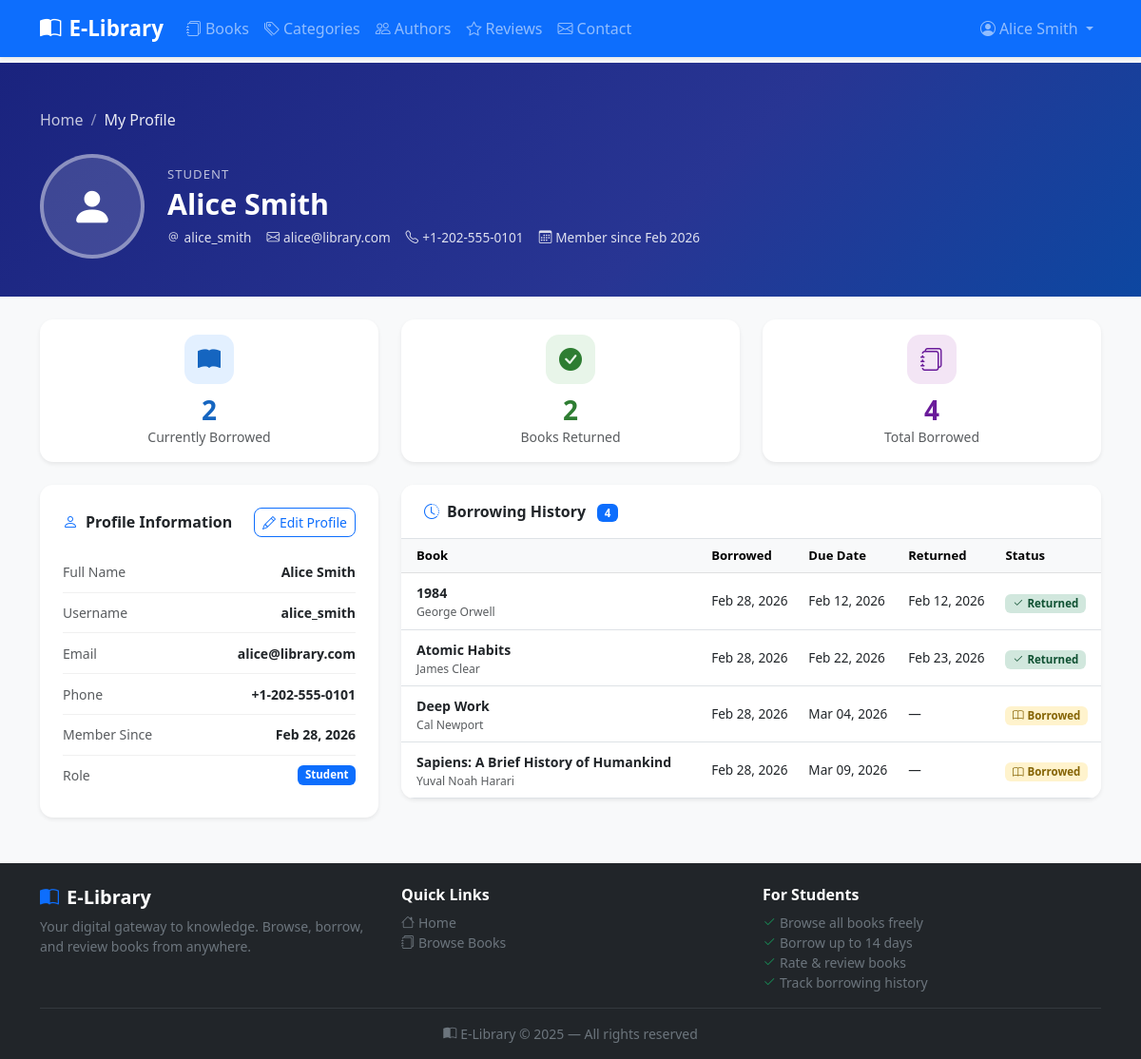
Page /accounts/profile/ (signed in) on the committed database.
### accounts/models.py (models this page shows, shortened)
class StudentProfile(models.Model):
    user = models.OneToOneField(User, on_delete=models.CASCADE, related_name='profile')
    phone = models.CharField(max_length=20, blank=True)
    photo = models.ImageField(upload_to='profile_photos/', blank=True, null=True)
    joined_date = models.DateField(auto_now_add=True)

### borrowing/models.py (models this page shows, shortened)
class BorrowRecord(models.Model):
    STATUS_CHOICES = [
        ('borrowed', 'Borrowed'),
        ('returned', 'Returned'),
    ]
    student = models.ForeignKey(User, on_delete=models.CASCADE, related_name='borrow_records')
    book = models.ForeignKey(Book, on_delete=models.CASCADE, related_name='borrow_records')
    borrow_date = models.DateField(auto_now_add=True)
    due_date = models.DateField()
    return_date = models.DateField(null=True, blank=True)
    status = models.CharField(max_length=10, choices=STATUS_CHOICES, default='borrowed')
    @property
    def is_overdue(self):
        return self.status == 'borrowed' and timezone.now().date() > self.due_date
    class Meta:
        ordering = ['-borrow_date']

### books/models.py (models this page shows, shortened)
class Book(models.Model):
    title = models.CharField(max_length=300)
    author = models.ForeignKey(Author, on_delete=models.SET_NULL, null=True, related_name='books')
    category = models.ForeignKey(Category, on_delete=models.SET_NULL, null=True, related_name='books')
    description = models.TextField(blank=True)
    cover_image = models.ImageField(upload_to='covers/', blank=True, null=True)
    isbn = models.CharField(max_length=20, blank=True, unique=True, null=True)
    pages = models.PositiveIntegerField(blank=True, null=True)
    language = models.CharField(max_length=50, blank=True, default='English')
    total_copies = models.PositiveIntegerField(default=1)
    available_copies = models.PositiveIntegerField(default=1)
    published_date = models.DateField(blank=True, null=True)
    created_at = models.DateTimeField(auto_now_add=True)
    class Meta:
        ordering = ['title']

class Author(models.Model):
    name = models.CharField(max_length=200)
    bio = models.TextField(blank=True)
    photo = models.ImageField(upload_to='authors/', blank=True, null=True)
    class Meta:
        ordering = ['name']

### accounts/views.py (the view)
# urls.py: path('profile/', views.profile, name='profile'),
@login_required
def profile(request):
    borrow_records = BorrowRecord.objects.filter(
        student=request.user
    ).select_related('book').order_by('-borrow_date')
    stats = {
        'currently_borrowed': borrow_records.filter(status='borrowed').count(),
        'total_borrowed': borrow_records.count(),
        'returned': borrow_records.filter(status='returned').count(),
    }
    if request.method == 'POST':
        form = ProfileForm(request.POST, request.FILES, instance=request.user.profile, user=request.user)
        if form.is_valid():
            profile_obj = form.save(commit=False)
            request.user.first_name = form.cleaned_data['first_name']
            request.user.last_name = form.cleaned_data['last_name']
            request.user.email = form.cleaned_data['email']
            request.user.save()
            profile_obj.save()
            messages.success(request, 'Profile updated successfully.')
            return redirect('profile')
    else:
        form = ProfileForm(instance=request.user.profile, user=request.user)
    return render(request, 'accounts/profile.html', {
        'form': form,
        'borrow_records': borrow_records,
        'stats': stats,
    })

### templates/accounts/profile.html (shortened to what this page needs)
{% extends 'base.html' %}
{% load book_extras %}
{% block pre_content %}
<div class="profile-hero">
  <div class="container">
    <nav aria-label="breadcrumb" class="mb-4">
      <ol class="breadcrumb mb-0" style="--bs-breadcrumb-divider-color:rgba(255,255,255,.5);">
        <li class="breadcrumb-item">
          <a href="{% url 'home' %}" style="color:rgba(255,255,255,.75);text-decoration:none;">Home</a>
        </li>
        <li class="breadcrumb-item active" style="color:rgba(255,255,255,.9);">My Profile</li>
      </ol>
    </nav>
    <div class="d-flex align-items-center gap-4 flex-wrap">
      {% if user.profile.photo %}
      <img src="{{ user.profile.photo.url }}" class="avatar-ring" alt="{{ user.get_full_name }}">
      {% else %}
      <div class="avatar-placeholder">
        <i class="bi bi-person-fill"></i>
      </div>
      {% endif %}
      <div>
        <p style="opacity:.7;font-size:.82rem;margin-bottom:.2rem;text-transform:uppercase;letter-spacing:1px;">
          {% if user.is_staff %}Administrator{% else %}Student{% endif %}
        </p>
        <h1 style="font-size:1.9rem;font-weight:800;margin-bottom:.4rem;">
          {{ user.get_full_name|default:user.username }}
        </h1>
        <div class="d-flex flex-wrap gap-3" style="font-size:.85rem;opacity:.85;">
          <span><i class="bi bi-at me-1"></i>{{ user.username }}</span>
          <span><i class="bi bi-envelope me-1"></i>{{ user.email }}</span>
          {% if user.profile.phone %}
          <span><i class="bi bi-telephone me-1"></i>{{ user.profile.phone }}</span>
          {% endif %}
          <span><i class="bi bi-calendar3 me-1"></i>Member since {{ user.profile.joined_date|date:"M Y" }}</span>
        </div>
      </div>
    </div>
  </div>
</div>
{% endblock %}
{% block content %}
<div class="row g-4 mb-4">
  <div class="col-sm-4">
    <div class="stat-card card shadow-sm text-center p-3">
      <div style="width:52px;height:52px;border-radius:14px;background:#e3f0ff;display:inline-flex;align-items:center;justify-content:center;font-size:1.5rem;margin:0 auto .7rem;">
        <i class="bi bi-book-fill" style="color:#1565c0;"></i>
      </div>
      <h3 class="fw-bold mb-0" style="color:#1565c0;">{{ stats.currently_borrowed }}</h3>
      <p class="text-muted small mb-0">Currently Borrowed</p>
    </div>
  </div>
  <div class="col-sm-4">
    <div class="stat-card card shadow-sm text-center p-3">
      <div style="width:52px;height:52px;border-radius:14px;background:#e8f5e9;display:inline-flex;align-items:center;justify-content:center;font-size:1.5rem;margin:0 auto .7rem;">
        <i class="bi bi-check-circle-fill" style="color:#2e7d32;"></i>
      </div>
      <h3 class="fw-bold mb-0" style="color:#2e7d32;">{{ stats.returned }}</h3>
      <p class="text-muted small mb-0">Books Returned</p>
    </div>
  </div>
  <div class="col-sm-4">
    <div class="stat-card card shadow-sm text-center p-3">
      <div style="width:52px;height:52px;border-radius:14px;background:#f3e5f5;display:inline-flex;align-items:center;justify-content:center;font-size:1.5rem;margin:0 auto .7rem;">
        <i class="bi bi-journals" style="color:#6a1b9a;"></i>
      </div>
      <h3 class="fw-bold mb-0" style="color:#6a1b9a;">{{ stats.total_borrowed }}</h3>
      <p class="text-muted small mb-0">Total Borrowed</p>
    </div>
  </div>
</div>
<div class="row g-4 align-items-start">
  <div class="col-lg-4">
    <div class="card border-0 shadow-sm" style="border-radius:14px;">
      <div class="card-body p-4">
        <div id="viewSection">
          <div class="d-flex justify-content-between align-items-center mb-3">
            <h6 class="fw-bold mb-0"><i class="bi bi-person me-2 text-primary"></i>Profile Information</h6>
            <a href="{% url 'edit_profile' %}" class="btn btn-outline-primary btn-sm" style="border-radius:8px;">
              <i class="bi bi-pencil me-1"></i>Edit Profile
            </a>
          </div>
          <div class="info-row d-flex justify-content-between gap-2">
            <span class="text-muted small">Full Name</span>
            <span class="fw-semibold small text-end">{{ user.get_full_name|default:"—" }}</span>
          </div>
          <div class="info-row d-flex justify-content-between gap-2">
            <span class="text-muted small">Username</span>
            <span class="fw-semibold small">{{ user.username }}</span>
          </div>
          <div class="info-row d-flex justify-content-between gap-2">
            <span class="text-muted small">Email</span>
            <span class="fw-semibold small text-end" style="word-break:break-all;">{{ user.email|default:"—" }}</span>
          </div>
          <div class="info-row d-flex justify-content-between gap-2">
            <span class="text-muted small">Phone</span>
            <span class="fw-semibold small">{{ user.profile.phone|default:"—" }}</span>
          </div>
          <div class="info-row d-flex justify-content-between gap-2">
            <span class="text-muted small">Member Since</span>
            <span class="fw-semibold small">{{ user.profile.joined_date|date:"M d, Y" }}</span>
          </div>
          <div class="info-row d-flex justify-content-between gap-2">
            <span class="text-muted small">Role</span>
            <span class="badge {% if user.is_staff %}bg-danger{% else %}bg-primary{% endif %}" style="font-size:.72rem;">
              {% if user.is_staff %}Administrator{% else %}Student{% endif %}
            </span>
          </div>
        </div>
      </div>
    </div>
  </div>
  <div class="col-lg-8">
    <div class="card border-0 shadow-sm" style="border-radius:14px;overflow:hidden;">
      <div class="card-header bg-white fw-bold py-3 px-4 border-bottom">
        <i class="bi bi-clock-history me-2 text-primary"></i>Borrowing History
        {% if borrow_records %}
        <span class="badge bg-primary ms-2" style="font-size:.72rem;">{{ borrow_records|length }}</span>
        {% endif %}
      </div>
      <div class="card-body p-0">
        {% if borrow_records %}
        <div class="table-responsive">
          <table class="table table-hover mb-0 align-middle">
            <thead class="table-light">
              <tr>
                <th class="px-3" style="font-size:.82rem;">Book</th>
                <th style="font-size:.82rem;">Borrowed</th>
                <th style="font-size:.82rem;">Due Date</th>
                <th style="font-size:.82rem;">Returned</th>
                <th style="font-size:.82rem;">Status</th>
              </tr>
            </thead>
            <tbody>
              {% for record in borrow_records %}
              <tr>
                <td class="px-3">
                  <a href="{% url 'book_detail' record.book.pk %}" class="text-decoration-none fw-semibold text-dark" style="font-size:.88rem;">
                    {{ record.book.title }}
                  </a>
                  {% if record.book.author %}
                  <div class="text-muted" style="font-size:.76rem;">{{ record.book.author.name }}</div>
                  {% endif %}
                </td>
                <td style="font-size:.85rem;">{{ record.borrow_date|date:"M d, Y" }}</td>
                <td style="font-size:.85rem;">
                  {{ record.due_date|date:"M d, Y" }}
                </td>
                <td style="font-size:.85rem;">{{ record.return_date|date:"M d, Y"|default:"—" }}</td>
                <td>
                  {% if record.status == 'borrowed' %}
                  <span class="badge" style="background:#fff3cd;color:#856404;font-size:.72rem;">
                    <i class="bi bi-book me-1"></i>Borrowed
                  </span>
                  {% else %}
                  <span class="badge" style="background:#d1e7dd;color:#0f5132;font-size:.72rem;">
                    <i class="bi bi-check2 me-1"></i>Returned
                  </span>
                  {% endif %}
                </td>
              </tr>
              {% endfor %}
            </tbody>
          </table>
        </div>
        {% endif %}
      </div>
    </div>
  </div>
</div>
{% endblock %}

### templates/base.html (shortened to what this page needs)
<!DOCTYPE html>
<html lang="en">
<head>
  <link href="https://cdn.jsdelivr.net/npm/bootstrap@5.3.0/dist/css/bootstrap.min.css" rel="stylesheet">
  <link href="https://cdn.jsdelivr.net/npm/bootstrap-icons@1.11.0/font/bootstrap-icons.css" rel="stylesheet">
</head>
<body>
<nav class="navbar navbar-expand-lg navbar-dark bg-primary shadow-sm fixed-top">
  <div class="container">
    <a class="navbar-brand" href="{% url 'home' %}">
      <i class="bi bi-book-half me-2"></i>E-Library
    </a>
    <div class="collapse navbar-collapse" id="navbarNav">
      <ul class="navbar-nav me-auto">
        <li class="nav-item">
          <a class="nav-link" href="{% url 'book_list' %}"><i class="bi bi-journals me-1"></i>Books</a>
        </li>
        <li class="nav-item">
          <a class="nav-link" href="{% url 'public_category_list' %}"><i class="bi bi-tags me-1"></i>Categories</a>
        </li>
        <li class="nav-item">
          <a class="nav-link" href="{% url 'public_author_list' %}"><i class="bi bi-people me-1"></i>Authors</a>
        </li>
        <li class="nav-item">
          <a class="nav-link" href="{% url 'public_reviews' %}"><i class="bi bi-star me-1"></i>Reviews</a>
        </li>
        <li class="nav-item">
          <a class="nav-link" href="{% url 'contact' %}"><i class="bi bi-envelope me-1"></i>Contact</a>
        </li>
      </ul>
      <ul class="navbar-nav">
        {% if user.is_authenticated %}
        <li class="nav-item dropdown">
          <a class="nav-link dropdown-toggle" href="#" data-bs-toggle="dropdown">
            <i class="bi bi-person-circle me-1"></i>{{ user.get_full_name|default:user.username }}
          </a>
        </li>
        {% endif %}
      </ul>
    </div>
  </div>
</nav>
{% block pre_content %}{% endblock %}
<div class="container mt-4">
  {% block content %}{% endblock %}
</div>
<footer class="bg-dark text-white mt-5 pt-4 pb-3">
  <div class="container">
    <div class="row g-4 mb-3">
      <div class="col-md-4">
        <h5 class="fw-bold mb-2"><i class="bi bi-book-half me-2 text-primary"></i>E-Library</h5>
        <p class="text-secondary small mb-0">Your digital gateway to knowledge. Browse, borrow, and review books from anywhere.</p>
      </div>
      <div class="col-md-4">
        <h6 class="fw-semibold mb-2">Quick Links</h6>
        <ul class="list-unstyled small mb-0">
          <li><a href="{% url 'home' %}" class="text-secondary text-decoration-none"><i class="bi bi-house me-1"></i>Home</a></li>
          <li><a href="{% url 'book_list' %}" class="text-secondary text-decoration-none"><i class="bi bi-journals me-1"></i>Browse Books</a></li>
        </ul>
      </div>
      <div class="col-md-4">
        <h6 class="fw-semibold mb-2">For Students</h6>
        <ul class="list-unstyled small mb-0 text-secondary">
          <li><i class="bi bi-check2 me-1 text-success"></i>Browse all books freely</li>
          <li><i class="bi bi-check2 me-1 text-success"></i>Borrow up to 14 days</li>
          <li><i class="bi bi-check2 me-1 text-success"></i>Rate &amp; review books</li>
          <li><i class="bi bi-check2 me-1 text-success"></i>Track borrowing history</li>
        </ul>
      </div>
    </div>
    <hr class="border-secondary">
    <p class="text-center text-secondary small mb-0">
      <i class="bi bi-book-half me-1"></i>E-Library &copy; 2025 &mdash; All rights reserved
    </p>
  </div>
</footer>
</body>
</html>

### templates/base.html (style rules this page uses)
body { background-color: #f8f9fa; padding-top: 66px; }
.navbar-brand { font-weight: 700; font-size: 1.4rem; }

### templates/accounts/profile.html (style rules this page uses)
.profile-hero { background: linear-gradient(135deg, #1a237e 0%, #283593 60%, #0d47a1 100%); color: #fff; padding: 3rem 0 2.5rem; }
.avatar-placeholder { width: 110px; height: 110px; border-radius: 50%; border: 4px solid rgba(255,255,255,.4); background: rgba(255,255,255,.15); display: flex; align-items: center; justify-content: center; font-size: 2.8rem; color: #fff; }
.stat-card { border-radius: 14px; border: none; background: #fff; transition: transform .2s, box-shadow .2s; }
.info-row { border-bottom: 1px solid #f0f0f0; padding: .65rem 0; }
.info-row:last-child { border-bottom: none; }

### rows in the picture
BorrowRecord: book "1984", book.author.name "George Orwell", borrow_date "Feb 28, 2026", due_date "Feb 12, 2026", return_date "Feb 12, 2026", status "returned" (drawn)
BorrowRecord: book "Atomic Habits", book.author.name "James Clear", borrow_date "Feb 28, 2026", due_date "Feb 22, 2026", return_date "Feb 23, 2026", status "returned" (drawn)
BorrowRecord: book "Deep Work", book.author.name "Cal Newport", borrow_date "Feb 28, 2026", due_date "Mar 04, 2026", return_date "—", status "borrowed" (drawn)
BorrowRecord: book "Sapiens: A Brief History of Humankind", book.author.name "Yuval Noah Harari", borrow_date "Feb 28, 2026", due_date "Mar 09, 2026", return_date "—", status "borrowed" (drawn)

### other values in the picture
{{ user.get_full_name|default:user.username }} "Alice Smith"
{{ user.username }} "alice_smith"
{{ user.email }} "alice@library.com"
{{ user.profile.phone }} "+1-202-555-0101"
{{ user.profile.joined_date|date:"M Y" }} "Feb 2026"
{{ stats.currently_borrowed }} "2"
{{ stats.returned }} "2"
{{ stats.total_borrowed }} "4"
{{ user.get_full_name|default:"—" }} "Alice Smith"
{{ user.email|default:"—" }} "alice@library.com"
{{ user.profile.phone|default:"—" }} "+1-202-555-0101"
{{ user.profile.joined_date|date:"M d, Y" }} "Feb 28, 2026"
{{ borrow_records|length }} "4"
